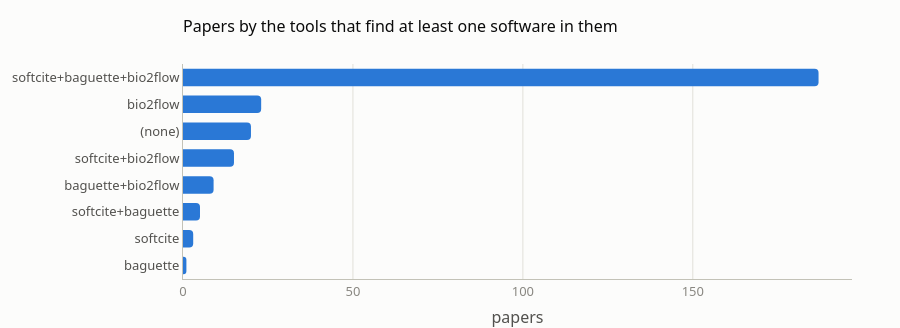

Notebook cell for this chart:
### Markdown cell above
## 2 — Do the tools agree on which papers mention software?

### Code cell
has_sw = pd.DataFrame({t: pd.Series({p: False for p in COMMON}) for t in TOOLS})
for t, g in found.groupby("tool"):
    has_sw.loc[g["paper"].unique(), t] = True
paper_pattern = has_sw.apply(lambda r: "+".join(t for t in TOOLS if r[t]) or "(none)", axis=1).value_counts()
hbar(paper_pattern, "Papers by the tools that find at least one software in them", "papers").show()
paper_pattern

### Figure 1 — Plotly figure (JSON) as saved in the notebook; plotly's stock layout.template omitted (floating-point values rounded to 4 significant figures)
{"data": [{"hovertemplate": "<b>%{y}</b><br>%{x:,d} papers<extra></extra>", "marker": {"color": "#2a78d6"}, "orientation": "h", "type": "bar", "x": [1, 3, 5, 9, 15, 20, 23, 187], "y": ["baguette", "softcite", "softcite+baguette", "baguette+bio2flow", "softcite+bio2flow", "(none)", "bio2flow", "softcite+baguette+bio2flow"]}], "layout": {"height": 328, "title": {"text": "Papers by the tools that find at least one software in them"}, "xaxis": {"title": {"text": "papers"}}, "yaxis": {"showgrid": false, "tickfont": {"color": "#52514e"}}}}
